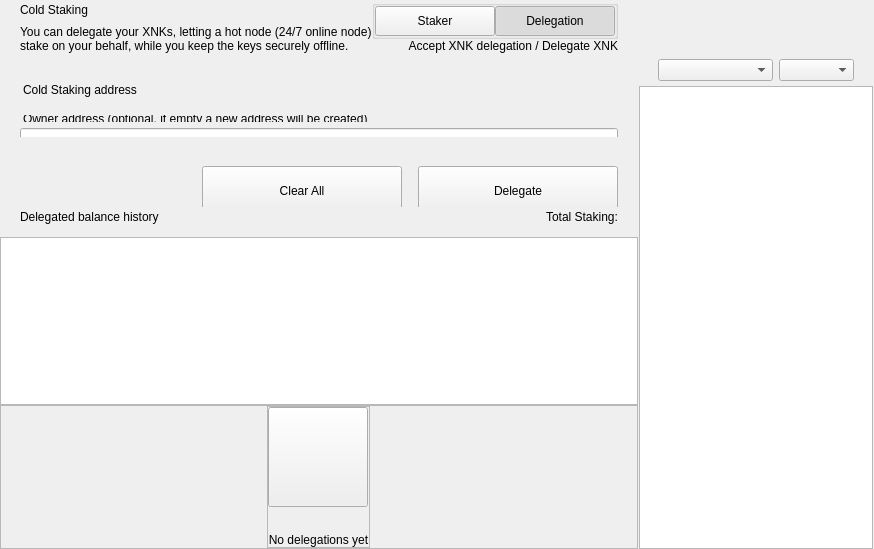
<?xml version="1.0" encoding="UTF-8"?>
<ui version="4.0">
 <class>ColdStakingWidget</class>
 <widget class="QWidget" name="ColdStakingWidget">
  <property name="geometry">
   <rect>
    <x>0</x>
    <y>0</y>
    <width>629</width>
    <height>549</height>
   </rect>
  </property>
  <property name="windowTitle">
   <string>Form</string>
  </property>
  <layout class="QHBoxLayout" name="horizontalLayout_1" stretch="2,1">
   <property name="spacing">
    <number>0</number>
   </property>
   <property name="leftMargin">
    <number>0</number>
   </property>
   <property name="topMargin">
    <number>0</number>
   </property>
   <property name="rightMargin">
    <number>0</number>
   </property>
   <property name="bottomMargin">
    <number>0</number>
   </property>
   <item>
    <widget class="QWidget" name="left" native="true">
     <layout class="QVBoxLayout" name="verticalLayout_3">
      <property name="leftMargin">
       <number>0</number>
      </property>
      <property name="topMargin">
       <number>0</number>
      </property>
      <property name="rightMargin">
       <number>0</number>
      </property>
      <property name="bottomMargin">
       <number>0</number>
      </property>
      <item>
       <layout class="QVBoxLayout" name="verticalLayout_2">
        <property name="spacing">
         <number>0</number>
        </property>
        <item>
         <layout class="QVBoxLayout" name="verticalLayoutTop">
          <property name="spacing">
           <number>0</number>
          </property>
          <property name="leftMargin">
           <number>0</number>
          </property>
          <property name="rightMargin">
           <number>0</number>
          </property>
          <item>
           <widget class="QWidget" name="containerTitle" native="true">
            <property name="sizePolicy">
             <sizepolicy hsizetype="Preferred" vsizetype="Minimum">
              <horstretch>0</horstretch>
              <verstretch>0</verstretch>
             </sizepolicy>
            </property>
            <property name="maximumSize">
             <size>
              <width>16777215</width>
              <height>100</height>
             </size>
            </property>
            <layout class="QHBoxLayout" name="containerTitleLayout">
             <property name="spacing">
              <number>0</number>
             </property>
             <property name="leftMargin">
              <number>20</number>
             </property>
             <property name="topMargin">
              <number>0</number>
             </property>
             <property name="rightMargin">
              <number>20</number>
             </property>
             <property name="bottomMargin">
              <number>0</number>
             </property>
             <item>
              <layout class="QVBoxLayout" name="verticalLayout11">
               <property name="spacing">
                <number>5</number>
               </property>
               <item>
                <widget class="QLabel" name="labelTitle">
                 <property name="text">
                  <string>Cold Staking</string>
                 </property>
                </widget>
               </item>
               <item>
                <widget class="QLabel" name="labelSubtitle1">
                 <property name="maximumSize">
                  <size>
                   <width>16777215</width>
                   <height>16777215</height>
                  </size>
                 </property>
                 <property name="text">
                  <string>You can delegate your XNKs, letting a hot node (24/7 online node)
stake on your behalf, while you keep the keys securely offline.</string>
                 </property>
                </widget>
               </item>
              </layout>
             </item>
             <item>
              <spacer name="horizontalSpacer">
               <property name="orientation">
                <enum>Qt::Horizontal</enum>
               </property>
               <property name="sizeHint" stdset="0">
                <size>
                 <width>40</width>
                 <height>20</height>
                </size>
               </property>
              </spacer>
             </item>
             <item>
              <widget class="QWidget" name="containerViewPrivacyChecks" native="true">
               <layout class="QVBoxLayout" name="containerPrivacyChecks">
                <property name="spacing">
                 <number>0</number>
                </property>
                <property name="leftMargin">
                 <number>0</number>
                </property>
                <property name="topMargin">
                 <number>0</number>
                </property>
                <property name="rightMargin">
                 <number>0</number>
                </property>
                <property name="bottomMargin">
                 <number>0</number>
                </property>
                <item alignment="Qt::AlignHCenter|Qt::AlignVCenter">
                 <widget class="QGroupBox" name="groupBox">
                  <property name="title">
                   <string/>
                  </property>
                  <layout class="QHBoxLayout" name="horizontalLayout_2_1">
                   <property name="spacing">
                    <number>0</number>
                   </property>
                   <property name="leftMargin">
                    <number>0</number>
                   </property>
                   <property name="topMargin">
                    <number>0</number>
                   </property>
                   <property name="rightMargin">
                    <number>0</number>
                   </property>
                   <property name="bottomMargin">
                    <number>0</number>
                   </property>
                   <item>
                    <widget class="QPushButton" name="pushLeft">
                     <property name="minimumSize">
                      <size>
                       <width>120</width>
                       <height>30</height>
                      </size>
                     </property>
                     <property name="maximumSize">
                      <size>
                       <width>120</width>
                       <height>30</height>
                      </size>
                     </property>
                     <property name="focusPolicy">
                      <enum>Qt::NoFocus</enum>
                     </property>
                     <property name="text">
                      <string>Staker</string>
                     </property>
                     <property name="checkable">
                      <bool>true</bool>
                     </property>
                     <property name="autoExclusive">
                      <bool>true</bool>
                     </property>
                    </widget>
                   </item>
                   <item>
                    <widget class="QPushButton" name="pushRight">
                     <property name="minimumSize">
                      <size>
                       <width>120</width>
                       <height>30</height>
                      </size>
                     </property>
                     <property name="maximumSize">
                      <size>
                       <width>120</width>
                       <height>30</height>
                      </size>
                     </property>
                     <property name="focusPolicy">
                      <enum>Qt::NoFocus</enum>
                     </property>
                     <property name="text">
                      <string>Delegation</string>
                     </property>
                     <property name="checkable">
                      <bool>true</bool>
                     </property>
                     <property name="checked">
                      <bool>true</bool>
                     </property>
                     <property name="autoExclusive">
                      <bool>true</bool>
                     </property>
                    </widget>
                   </item>
                  </layout>
                 </widget>
                </item>
                <item alignment="Qt::AlignTop">
                 <widget class="QLabel" name="labelSubtitle2">
                  <property name="text">
                   <string>Accept XNK delegation / Delegate XNK</string>
                  </property>
                  <property name="alignment">
                   <set>Qt::AlignRight|Qt::AlignTrailing|Qt::AlignVCenter</set>
                  </property>
                 </widget>
                </item>
               </layout>
              </widget>
             </item>
            </layout>
           </widget>
          </item>
          <item>
           <spacer name="verticalSpacer_2">
            <property name="orientation">
             <enum>Qt::Vertical</enum>
            </property>
            <property name="sizeType">
             <enum>QSizePolicy::Fixed</enum>
            </property>
            <property name="sizeHint" stdset="0">
             <size>
              <width>20</width>
              <height>30</height>
             </size>
            </property>
           </spacer>
          </item>
          <item>
           <widget class="QWidget" name="containerSend" native="true">
            <property name="minimumSize">
             <size>
              <width>0</width>
              <height>50</height>
             </size>
            </property>
            <layout class="QVBoxLayout" name="containerSendRow">
             <property name="spacing">
              <number>6</number>
             </property>
             <property name="leftMargin">
              <number>0</number>
             </property>
             <property name="topMargin">
              <number>0</number>
             </property>
             <property name="rightMargin">
              <number>0</number>
             </property>
             <property name="bottomMargin">
              <number>0</number>
             </property>
             <item>
              <widget class="QLabel" name="labelEditTitle">
               <property name="maximumSize">
                <size>
                 <width>16777215</width>
                 <height>30</height>
                </size>
               </property>
               <property name="styleSheet">
                <string notr="true">padding-left:20px; padding-bottom:3px;</string>
               </property>
               <property name="text">
                <string>Cold Staking address</string>
               </property>
              </widget>
             </item>
             <item>
              <spacer name="verticalSpacer_6">
               <property name="orientation">
                <enum>Qt::Vertical</enum>
               </property>
               <property name="sizeType">
                <enum>QSizePolicy::Fixed</enum>
               </property>
               <property name="sizeHint" stdset="0">
                <size>
                 <width>20</width>
                 <height>9</height>
                </size>
               </property>
              </spacer>
             </item>
             <item>
              <widget class="QWidget" name="containerOwner" native="true">
               <layout class="QVBoxLayout" name="vContainerOwner">
                <property name="spacing">
                 <number>4</number>
                </property>
                <property name="leftMargin">
                 <number>20</number>
                </property>
                <property name="topMargin">
                 <number>0</number>
                </property>
                <property name="rightMargin">
                 <number>20</number>
                </property>
                <property name="bottomMargin">
                 <number>0</number>
                </property>
                <item>
                 <widget class="QLabel" name="labelSubtitleDescription">
                  <property name="maximumSize">
                   <size>
                    <width>16777215</width>
                    <height>20</height>
                   </size>
                  </property>
                  <property name="styleSheet">
                   <string notr="true">margin-bottom:2px;
                   margin-left:0.05px;
                   padding:0px;</string>
                  </property>
                  <property name="text">
                   <string>Owner address (optional, if empty a new address will be created)</string>
                  </property>
                 </widget>
                </item>
                <item>
                 <widget class="QLineEdit" name="lineEditOwnerAddress">
                  <property name="minimumSize">
                   <size>
                    <width>0</width>
                    <height>50</height>
                   </size>
                  </property>
                  <property name="maximumSize">
                   <size>
                    <width>16777215</width>
                    <height>50</height>
                   </size>
                  </property>
                  <property name="styleSheet">
                   <string notr="true"/>
                  </property>
                  <property name="placeholderText">
                   <string>Enter owner address</string>
                  </property>
                 </widget>
                </item>
               </layout>
              </widget>
             </item>
            </layout>
           </widget>
          </item>
         </layout>
        </item>
        <item>
         <spacer name="verticalSpacer_3">
          <property name="orientation">
           <enum>Qt::Vertical</enum>
          </property>
          <property name="sizeType">
           <enum>QSizePolicy::Minimum</enum>
          </property>
          <property name="sizeHint" stdset="0">
           <size>
            <width>20</width>
            <height>20</height>
           </size>
          </property>
         </spacer>
        </item>
        <item>
         <widget class="QWidget" name="containerBtn" native="true">
          <property name="minimumSize">
           <size>
            <width>0</width>
            <height>50</height>
           </size>
          </property>
          <layout class="QHBoxLayout" name="horizontalLayout">
           <property name="rightMargin">
            <number>20</number>
           </property>
           <item>
            <spacer name="horizontalSpacer_2">
             <property name="orientation">
              <enum>Qt::Horizontal</enum>
             </property>
             <property name="sizeHint" stdset="0">
              <size>
               <width>200</width>
               <height>20</height>
              </size>
             </property>
            </spacer>
           </item>
           <item>
            <layout class="QHBoxLayout" name="horizontalLayout_7">
             <item>
              <spacer name="horizontalSpacer_3">
               <property name="orientation">
                <enum>Qt::Horizontal</enum>
               </property>
               <property name="sizeType">
                <enum>QSizePolicy::Expanding</enum>
               </property>
               <property name="sizeHint" stdset="0">
                <size>
                 <width>40</width>
                 <height>20</height>
                </size>
               </property>
              </spacer>
             </item>
             <item>
              <widget class="QPushButton" name="pushButtonClear">
               <property name="minimumSize">
                <size>
                 <width>200</width>
                 <height>50</height>
                </size>
               </property>
               <property name="focusPolicy">
                <enum>Qt::NoFocus</enum>
               </property>
               <property name="text">
                <string>Clear All</string>
               </property>
              </widget>
             </item>
             <item>
              <spacer name="horizontalSpacer_4">
               <property name="orientation">
                <enum>Qt::Horizontal</enum>
               </property>
               <property name="sizeType">
                <enum>QSizePolicy::Fixed</enum>
               </property>
               <property name="sizeHint" stdset="0">
                <size>
                 <width>10</width>
                 <height>20</height>
                </size>
               </property>
              </spacer>
             </item>
             <item>
              <widget class="QPushButton" name="pushButtonSend">
               <property name="minimumSize">
                <size>
                 <width>200</width>
                 <height>50</height>
                </size>
               </property>
               <property name="maximumSize">
                <size>
                 <width>200</width>
                 <height>50</height>
                </size>
               </property>
               <property name="focusPolicy">
                <enum>Qt::NoFocus</enum>
               </property>
               <property name="text">
                <string>Delegate</string>
               </property>
              </widget>
             </item>
            </layout>
           </item>
          </layout>
         </widget>
        </item>
        <item>
         <widget class="QWidget" name="containerHistoryLabel" native="true">
          <layout class="QHBoxLayout" name="horizontalLayout_4">
           <property name="spacing">
            <number>0</number>
           </property>
           <property name="leftMargin">
            <number>20</number>
           </property>
           <property name="topMargin">
            <number>0</number>
           </property>
           <property name="rightMargin">
            <number>20</number>
           </property>
           <property name="bottomMargin">
            <number>0</number>
           </property>
           <item>
            <widget class="QWidget" name="verticalWidget" native="true">
             <property name="minimumSize">
              <size>
               <width>100</width>
               <height>0</height>
              </size>
             </property>
             <layout class="QVBoxLayout" name="verticalLayout_58">
              <property name="leftMargin">
               <number>0</number>
              </property>
              <property name="topMargin">
               <number>0</number>
              </property>
              <property name="rightMargin">
               <number>0</number>
              </property>
              <property name="bottomMargin">
               <number>0</number>
              </property>
              <item>
               <widget class="QLabel" name="labelListHistory">
                <property name="text">
                 <string>Delegated balance history</string>
                </property>
               </widget>
              </item>
             </layout>
            </widget>
           </item>
           <item>
            <spacer name="horizontalSpacer_5">
             <property name="orientation">
              <enum>Qt::Horizontal</enum>
             </property>
             <property name="sizeHint" stdset="0">
              <size>
               <width>40</width>
               <height>20</height>
              </size>
             </property>
            </spacer>
           </item>
           <item>
            <widget class="QLabel" name="labelStakingTotal">
             <property name="text">
              <string>Total Staking:</string>
             </property>
            </widget>
           </item>
          </layout>
         </widget>
        </item>
        <item>
         <layout class="QVBoxLayout" name="verticalLayout_64">
          <property name="spacing">
           <number>0</number>
          </property>
          <item>
           <spacer name="verticalSpacer_44">
            <property name="orientation">
             <enum>Qt::Vertical</enum>
            </property>
            <property name="sizeType">
             <enum>QSizePolicy::Fixed</enum>
            </property>
            <property name="sizeHint" stdset="0">
             <size>
              <width>20</width>
              <height>10</height>
             </size>
            </property>
           </spacer>
          </item>
          <item>
           <widget class="QListView" name="listView">
            <property name="enabled">
             <bool>true</bool>
            </property>
            <property name="mouseTracking">
             <bool>true</bool>
            </property>
           </widget>
          </item>
          <item>
           <widget class="QFrame" name="emptyContainer">
            <property name="minimumSize">
             <size>
              <width>0</width>
              <height>100</height>
             </size>
            </property>
            <property name="frameShape">
             <enum>QFrame::StyledPanel</enum>
            </property>
            <property name="frameShadow">
             <enum>QFrame::Raised</enum>
            </property>
            <layout class="QVBoxLayout" name="verticalLayout_71" stretch="1,8">
             <property name="spacing">
              <number>0</number>
             </property>
             <property name="leftMargin">
              <number>0</number>
             </property>
             <property name="topMargin">
              <number>0</number>
             </property>
             <property name="rightMargin">
              <number>0</number>
             </property>
             <property name="bottomMargin">
              <number>0</number>
             </property>
             <item>
              <spacer name="verticalSpacer">
               <property name="orientation">
                <enum>Qt::Vertical</enum>
               </property>
               <property name="sizeHint" stdset="0">
                <size>
                 <width>20</width>
                 <height>20</height>
                </size>
               </property>
              </spacer>
             </item>
             <item alignment="Qt::AlignHCenter|Qt::AlignVCenter">
              <widget class="QFrame" name="emptyScreen">
               <property name="sizePolicy">
                <sizepolicy hsizetype="Expanding" vsizetype="Expanding">
                 <horstretch>0</horstretch>
                 <verstretch>0</verstretch>
                </sizepolicy>
               </property>
               <property name="frameShape">
                <enum>QFrame::StyledPanel</enum>
               </property>
               <property name="frameShadow">
                <enum>QFrame::Raised</enum>
               </property>
               <layout class="QVBoxLayout" name="verticalLayout">
                <property name="spacing">
                 <number>30</number>
                </property>
                <property name="leftMargin">
                 <number>0</number>
                </property>
                <property name="topMargin">
                 <number>0</number>
                </property>
                <property name="rightMargin">
                 <number>0</number>
                </property>
                <property name="bottomMargin">
                 <number>0</number>
                </property>
                <item alignment="Qt::AlignHCenter|Qt::AlignVCenter">
                 <widget class="QPushButton" name="pushImgEmpty">
                  <property name="minimumSize">
                   <size>
                    <width>100</width>
                    <height>100</height>
                   </size>
                  </property>
                  <property name="maximumSize">
                   <size>
                    <width>100</width>
                    <height>100</height>
                   </size>
                  </property>
                  <property name="focusPolicy">
                   <enum>Qt::NoFocus</enum>
                  </property>
                  <property name="text">
                   <string/>
                  </property>
                  <property name="iconSize">
                   <size>
                    <width>100</width>
                    <height>100</height>
                   </size>
                  </property>
                 </widget>
                </item>
                <item alignment="Qt::AlignHCenter|Qt::AlignVCenter">
                 <widget class="QLabel" name="labelEmpty">
                  <property name="styleSheet">
                   <string notr="true"/>
                  </property>
                  <property name="text">
                   <string>No delegations yet</string>
                  </property>
                  <property name="alignment">
                   <set>Qt::AlignCenter</set>
                  </property>
                 </widget>
                </item>
               </layout>
              </widget>
             </item>
            </layout>
           </widget>
          </item>
         </layout>
        </item>
       </layout>
      </item>
     </layout>
    </widget>
   </item>
   <item>
    <widget class="QWidget" name="right" native="true">
     <layout class="QVBoxLayout" name="rightContainer">
      <property name="spacing">
       <number>0</number>
      </property>
      <property name="leftMargin">
       <number>1</number>
      </property>
      <property name="topMargin">
       <number>0</number>
      </property>
      <property name="rightMargin">
       <number>1</number>
      </property>
      <property name="bottomMargin">
       <number>0</number>
      </property>
      <item>
       <widget class="QWidget" name="containerRightButtons" native="true">
        <property name="minimumSize">
         <size>
          <width>0</width>
          <height>50</height>
         </size>
        </property>
        <layout class="QVBoxLayout" name="verticalLayout_4">
         <property name="leftMargin">
          <number>19</number>
         </property>
         <property name="topMargin">
          <number>0</number>
         </property>
         <property name="rightMargin">
          <number>19</number>
         </property>
         <property name="bottomMargin">
          <number>0</number>
         </property>
         <item>
          <widget class="OptionButton" name="btnCoinControl" native="true">
           <property name="minimumSize">
            <size>
             <width>0</width>
             <height>0</height>
            </size>
           </property>
          </widget>
         </item>
         <item>
          <widget class="OptionButton" name="btnColdStaking" native="true"/>
         </item>
         <item>
          <widget class="OptionButton" name="btnMyStakingAddresses" native="true">
           <property name="sizePolicy">
            <sizepolicy hsizetype="Preferred" vsizetype="Minimum">
             <horstretch>0</horstretch>
             <verstretch>0</verstretch>
            </sizepolicy>
           </property>
          </widget>
         </item>
        </layout>
       </widget>
      </item>
      <item>
       <widget class="QWidget" name="sortWidget" native="true">
        <layout class="QHBoxLayout" name="horizontalLayout_6">
         <property name="leftMargin">
          <number>19</number>
         </property>
         <property name="rightMargin">
          <number>19</number>
         </property>
         <property name="bottomMargin">
          <number>5</number>
         </property>
         <item>
          <spacer name="horizontalSpacer_6">
           <property name="orientation">
            <enum>Qt::Horizontal</enum>
           </property>
           <property name="sizeHint" stdset="0">
            <size>
             <width>40</width>
             <height>20</height>
            </size>
           </property>
          </spacer>
         </item>
         <item>
          <widget class="QComboBox" name="comboBoxSort">
           <property name="sizePolicy">
            <sizepolicy hsizetype="Preferred" vsizetype="Fixed">
             <horstretch>0</horstretch>
             <verstretch>0</verstretch>
            </sizepolicy>
           </property>
           <property name="minimumSize">
            <size>
             <width>115</width>
             <height>0</height>
            </size>
           </property>
          </widget>
         </item>
         <item>
          <widget class="QComboBox" name="comboBoxSortOrder">
           <property name="sizePolicy">
            <sizepolicy hsizetype="Preferred" vsizetype="Fixed">
             <horstretch>0</horstretch>
             <verstretch>0</verstretch>
            </sizepolicy>
           </property>
           <property name="minimumSize">
            <size>
             <width>75</width>
             <height>0</height>
            </size>
           </property>
          </widget>
         </item>
        </layout>
       </widget>
      </item>
      <item>
       <widget class="QListView" name="listViewStakingAddress">
        <property name="enabled">
         <bool>true</bool>
        </property>
        <property name="mouseTracking">
         <bool>true</bool>
        </property>
       </widget>
      </item>
     </layout>
    </widget>
   </item>
  </layout>
 </widget>
 <customwidgets>
  <customwidget>
   <class>OptionButton</class>
   <extends>QWidget</extends>
   <header>qt/encocoin/optionbutton.h</header>
   <container>1</container>
  </customwidget>
 </customwidgets>
 <resources/>
 <connections/>
</ui>
